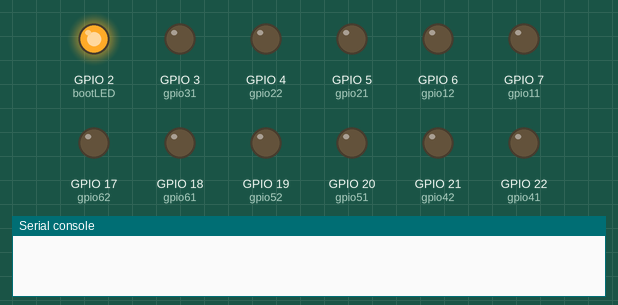
This program was run on a simulated ESP32 board running MicroPython. On the bench: output pins drawn as LEDs (lit = HIGH), the last lines printed to the serial console.

Above: at 0.1 s.
At 16.3 s:
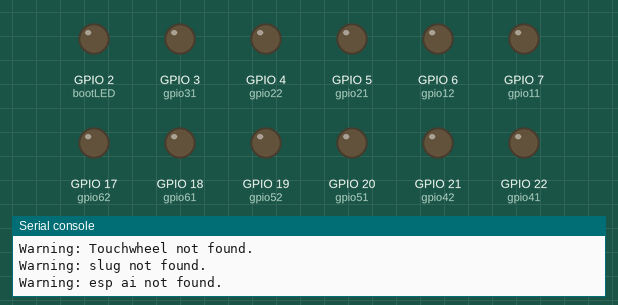
Timing chart, 0 to 17.8 s (numbered marks = the images above):
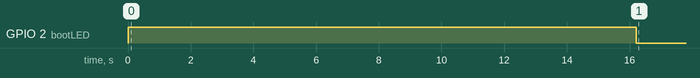

Measured:
- by itself, GPIO 2 (bootLED): HIGH → LOW at 16.2 s

The program:

main.py
```python
from machine import I2C, Pin
import time

counter = 0
slug_counter = 0

## do a quick spiral to test
if petal_bus:
    for j in range(8):
        which_leds = (1 << (j+1)) - 1
        for i in range(1,9):
            print(which_leds)
            petal_bus.writeto_mem(PETAL_ADDRESS, i, bytes([which_leds]))
            time.sleep_ms(30)
            petal_bus.writeto_mem(PETAL_ADDRESS, i, bytes([which_leds]))

while True:

    ## display button status on RGB
    if petal_bus:
        if not buttonA.value():
            petal_bus.writeto_mem(PETAL_ADDRESS, 2, bytes([0x80]))
        else:
            petal_bus.writeto_mem(PETAL_ADDRESS, 2, bytes([0x00]))

        if not buttonB.value():
            petal_bus.writeto_mem(PETAL_ADDRESS, 3, bytes([0x80]))
        else:
            petal_bus.writeto_mem(PETAL_ADDRESS, 3, bytes([0x00]))

        if not buttonC.value():
            petal_bus.writeto_mem(PETAL_ADDRESS, 4, bytes([0x80]))
        else:
            petal_bus.writeto_mem(PETAL_ADDRESS, 4, bytes([0x00]))

    ## see what's going on with the touch wheel
    if touchwheel_bus:
        tw = touchwheel_read(touchwheel_bus)

    ## display touchwheel on petal
    if petal_bus and touchwheel_bus:
        if tw > 0:
            tw = (128 - tw) % 256
            petal = int(tw/32) + 1
        else:
            petal = 999
        for i in range(1,9):
            if i == petal:
                petal_bus.writeto_mem(0, i, bytes([0x7F]))
            else:
                petal_bus.writeto_mem(0, i, bytes([0x00]))

    ## read AI pin
    if esp_ai_bus and slug_bus:
        thumb_found = esp_ai_read(esp_ai_bus)
        if (thumb_found == 1):
            slug_counter = 31
            print(f"thumb detected!")

        else:
            if slug_counter > 0:
                slug_counter = slug_counter - 1
        slug_rgb(slug_bus, 248-slug_counter*8, slug_counter*8, 0)


    time.sleep_ms(100)
    bootLED.off()
```

boot.py
```python
## HAL / devices here

from machine import I2C, Pin
import time

PETAL_ADDRESS      = 0x00
TOUCHWHEEL_ADDRESS = 0x54
SLUG_ADDRESS = 0x55
ESP_AI_ADDRESS = 0x69

# Testing options
bootLED = Pin("LED", Pin.OUT)
bootLED.on()

## buttons
buttonA = Pin(8, Pin.IN, Pin.PULL_UP)
buttonB = Pin(9, Pin.IN, Pin.PULL_UP)
buttonC = Pin(28, Pin.IN, Pin.PULL_UP)

## GPIOs
gpio11 = Pin(7, Pin.OUT)
gpio12 = Pin(6, Pin.OUT)

gpio21 = Pin(5, Pin.OUT)
gpio22 = Pin(4, Pin.OUT)

gpio31 = Pin(3, Pin.OUT)
gpio32 = Pin(2, Pin.OUT)

gpio41 = Pin(22, Pin.OUT)
gpio42 = Pin(21, Pin.OUT)

gpio51 = Pin(20, Pin.OUT)
gpio52 = Pin(19, Pin.OUT)

gpio61 = Pin(18, Pin.OUT)
gpio62 = Pin(17, Pin.OUT)

GPIOs = [ [gpio11, gpio12], [gpio21, gpio22], [gpio31, gpio32], [gpio41, gpio42],  [gpio51, gpio52], [gpio61, gpio62] ]


## GPIOs

## Initialize I2C peripherals
i2c0 = I2C(0, sda=Pin(0), scl=Pin(1), freq=400_000)
i2c1 = I2C(1, sda=Pin(26), scl=Pin(27), freq=400_000)

def which_bus_has_device_id(i2c_id, debug=False):
    '''Returns a list of i2c bus objects that have the requested id on them.
    Note this can be of length 0, 1, or 2 depending on which I2C bus the id is found'''

    i2c0_bus = i2c0.scan()
    if debug:
        print("Bus 0: ")
        print(str([hex(x) for x in i2c0_bus]))

    i2c1_bus = i2c1.scan()
    if debug:
        print("Bus 1: ")
        print(str([hex(x) for x in i2c1_bus]))

    busses = []
    if i2c_id in i2c0_bus:
        busses.append(i2c0)
    if i2c_id in i2c1_bus:
        busses.append(i2c1)

    return(busses)


def petal_init(bus):
    """configure the petal SAO"""
    bus.writeto_mem(PETAL_ADDRESS, 0x09, bytes([0x00]))  ## raw pixel mode (not 7-seg)
    bus.writeto_mem(PETAL_ADDRESS, 0x0A, bytes([0x09]))  ## intensity (of 16)
    bus.writeto_mem(PETAL_ADDRESS, 0x0B, bytes([0x07]))  ## enable all segments
    bus.writeto_mem(PETAL_ADDRESS, 0x0C, bytes([0x81]))  ## undo shutdown bits
    bus.writeto_mem(PETAL_ADDRESS, 0x0D, bytes([0x00]))  ##
    bus.writeto_mem(PETAL_ADDRESS, 0x0E, bytes([0x00]))  ## no crazy features (default?)
    bus.writeto_mem(PETAL_ADDRESS, 0x0F, bytes([0x00]))  ## turn off display test mode

## can't use scan logic for petal b/c it's at address 0
## so wrapping the init routine it try: blocks should also work
## later on can test if petal_bus is None
petal_bus = None
#try:
#    petal_init(i2c0)
#    petal_bus = i2c0
#except:
#    pass
#try:
#    petal_init(i2c1)
#    petal_bus = i2c1
#except:
#    pass
#if not petal_bus:
#    print(f"Warning: Petal not found.")


## waiting for wheel with a yellow light
if petal_bus:
    petal_bus.writeto_mem(PETAL_ADDRESS, 3, bytes([0x80]))
    petal_bus.writeto_mem(PETAL_ADDRESS, 2, bytes([0x80]))

## touchwheel last, with a wait loop,  b/c it doesn't init until animation is over
## probably need to implement a timeout here?
touchwheel_bus = None
touchwheel_counter = 0
while not touchwheel_bus:
    try:
        touchwheel_bus =  which_bus_has_device_id(0x54)[0]
    except:
        pass
    time.sleep_ms(100)
    touchwheel_counter = touchwheel_counter + 1
    if touchwheel_counter > 50:
        break
if not touchwheel_bus:
    print(f"Warning: Touchwheel not found.")


def touchwheel_read(bus):
    """Returns 0 for no touch, 1-255 clockwise around the circle from the south"""
    return(touchwheel_bus.readfrom_mem(84, 0, 1)[0])

def touchwheel_rgb(bus, r, g, b):
    """RGB color on the central display.  Each 0-255"""
    touchwheel_bus.writeto_mem(84, 15, bytes([r]))
    touchwheel_bus.writeto_mem(84, 16, bytes([g]))
    touchwheel_bus.writeto_mem(84, 17, bytes([b]))


## goes green if wheel configured
if touchwheel_bus and petal_bus:
    petal_bus.writeto_mem(PETAL_ADDRESS, 3, bytes([0x00]))
if petal_bus:
    petal_bus.writeto_mem(PETAL_ADDRESS, 2, bytes([0x80]))
    time.sleep_ms(200)
    petal_bus.writeto_mem(PETAL_ADDRESS, 2, bytes([0x00]))

slug_bus = None
slugbus_counter = 0
while not slug_bus:
    try:
        slug_bus =  which_bus_has_device_id(SLUG_ADDRESS)[0]
    except:
        pass
    time.sleep_ms(100)
    slugbus_counter = slugbus_counter + 1
    if slugbus_counter > 50:
        break
if not slug_bus:
    print(f"Warning: slug not found.")
else:
    print(f"slug found")


esp_ai_bus = None
espbus_counter = 0
while not esp_ai_bus:
    try:
        esp_ai_bus =  which_bus_has_device_id(ESP_AI_ADDRESS)[0]
    except:
        pass
    time.sleep_ms(100)
    espbus_counter = espbus_counter + 1
    if espbus_counter > 50:
        break
if not esp_ai_bus:
    print(f"Warning: esp ai not found.")
else:
    print(f"esp ai found")

if esp_ai_bus and slug_bus:
    slug_mode(slug_bus, 2)


def esp_ai_read(bus):
    return(esp_ai_bus.readfrom_mem(ESP_AI_ADDRESS, 0, 1)[0])


def slug_rgb(bus, r, g, b):
    """RGB color on the central display.  Each 0-255"""
    slug_bus.writeto_mem(SLUG_ADDRESS, 1, bytes([r]))
    slug_bus.writeto_mem(SLUG_ADDRESS, 2, bytes([g]))
    slug_bus.writeto_mem(SLUG_ADDRESS, 3, bytes([b]))

def slug_mode(bus, mode):
    slug_bus.writeto_mem(SLUG_ADDRESS, 0, bytes([mode]))
```
